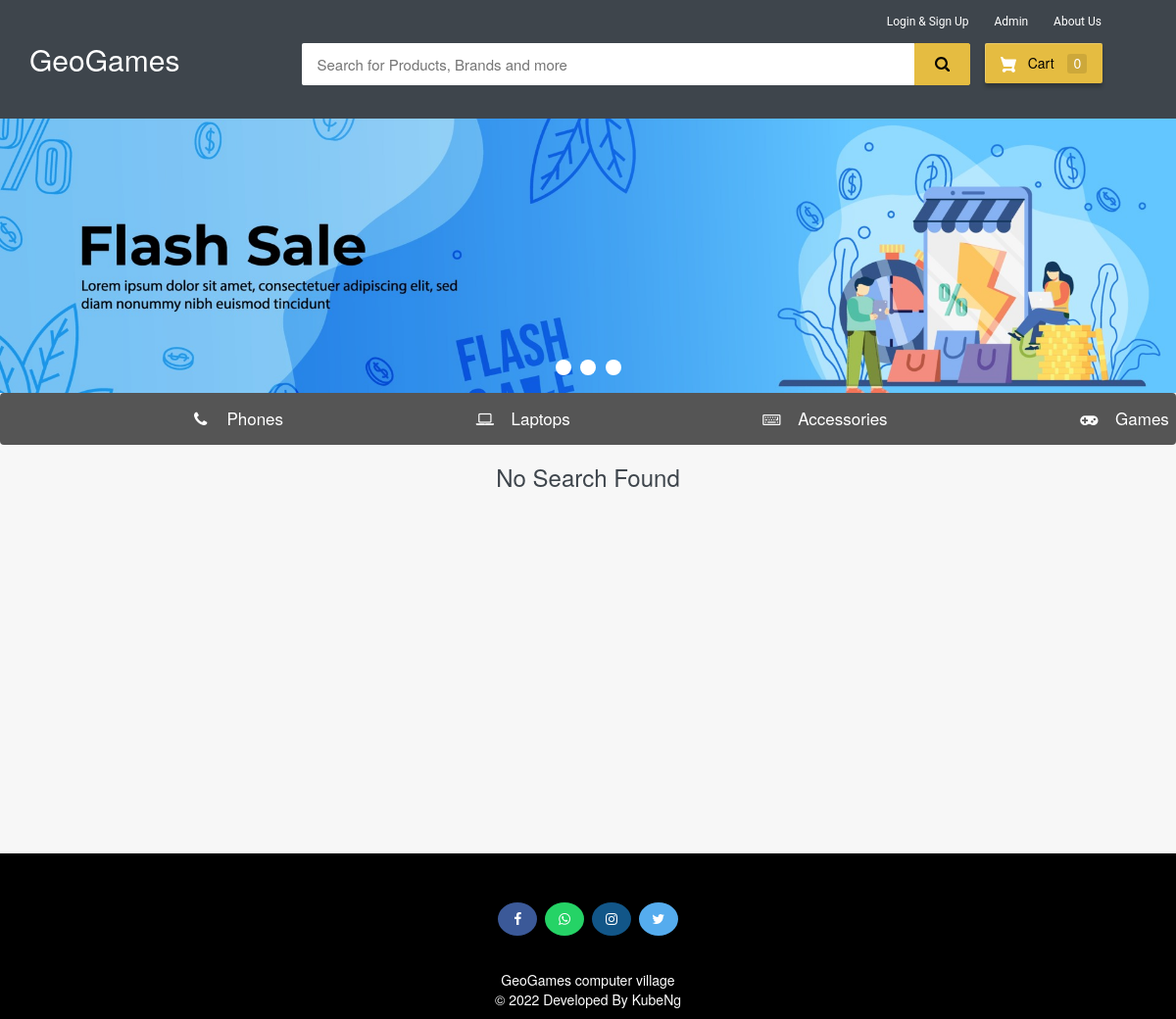
Page /customer-laptop on the earlier database version.
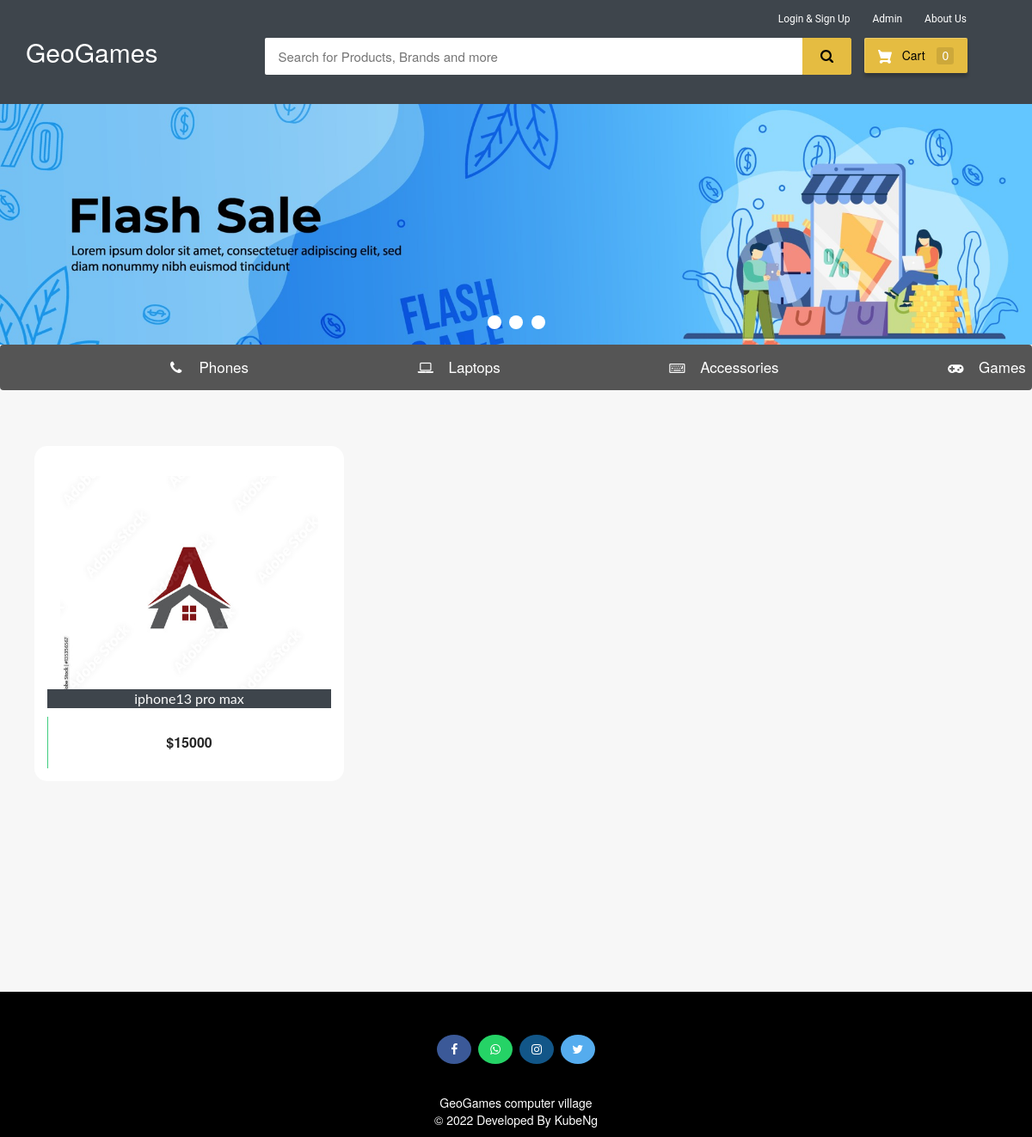
Same page on the later database version.
### ecom/models.py (models this page shows, shortened)
class Product_laptop(models.Model):
    name=models.CharField(max_length=40)
    product_image= models.ImageField(upload_to='product_image/',null=True,blank=True)
    price = models.PositiveIntegerField()
    description=models.CharField(max_length=40)

### ecom/views.py (the view)
# urls.py: path('customer-laptop', views.customer_home_view_laptop,name='customer-laptop'),
def customer_home_view_laptop(request):
    product_laptop=models.Product_laptop.objects.all()
    if 'product_ids' in request.COOKIES:
        product_ids = request.COOKIES['product_ids']
        counter=product_ids.split('|')
        product_count_in_cart=len(set(counter))
    else:
        product_count_in_cart=0
    return render(request,'ecom/customer_laptop.html',{'product_laptop':product_laptop,'product_count_in_cart':product_count_in_cart})

### templates/ecom/customer_laptop.html (shortened to what this page needs)
{% extends 'ecom/homebase.html' %}
{% load static %}
{% block content %}
<div class="row">
  <div class="col-md-12">
    <div class="slider-container">
      <div class="menu">
        <label for="slide-dot-1"></label>
        <label for="slide-dot-2"></label>
        <label for="slide-dot-3"></label>
      </div>
        <div class="slide slide-1"></div>
    </div>
  </div>
</div>
{% include "ecom/tab.html" %}
{%if product_laptop%}
<br>
  <div class="row">
      {% for p in product_laptop %}
      <div class="column">
      <div class="container page-wrapper" style="width: 450px;">
        <div class="page-inner">
          <div class="row">
            <div class="el-wrapper">
              <div class="box-up">
                <img class="img" src="{% static p.product_image.url %}" alt="product pic" height="300px" width="300px">
                <div class="img-info">
                  <div class="info-inner">
                    <span style="background-color:#3e454c; color:fbfbfb;"class="p-company">{{p.name}}</span>
                  </div>
                </div>
              </div>
              <div class="box-down">
                <a class="cart" href="{% url 'add-to-cart' p.id  %}">
                  <span class="price">${{p.price}}</span>
                  <span class="add-to-cart">
                    <span class="txt"><i class="fa fa-shopping-cart"></i> Add To Cart</span>
                  </span>
                </a>
              </div>
            </div>
          </div>
        </div>
      </div>
      </div>
  {% endfor %}
</div>
{%else%}
<h3 style="text-align:center; color:#3E454C;">No Search Found</h3>
{%endif%}
<br><br><br>
<br><br><br><br><br><br><br><br><br><br><br><br>
{% endblock content %}

### templates/ecom/homebase.html (shortened to what this page needs)
<html>
{% load static %}
<head>
<link rel="stylesheet" href="https://maxcdn.bootstrapcdn.com/bootstrap/3.3.0/css/bootstrap.min.css">
<link rel="stylesheet" href="https://maxcdn.bootstrapcdn.com/font-awesome/4.7.0/css/font-awesome.min.css">
</head>
<body>
  {%if request.user.is_authenticated%}
    {% include "ecom/customer_navbar.html" %}
  {%else%}
  <div id="navbar">
    <div class="container">
        <div class="row row1">
            <ul class="largenav pull-right">
              <li class="upper-links dropdown"><a class="links" href="">Login & Sign Up</a>
              </li>
                <li class="upper-links"><a class="links" href="/adminclick">Admin</a></li>
                <li class="upper-links"><a class="links" href="/aboutus">About Us</a></li>
            </ul>
        </div>
        <div class="row row2">
            <div class="col-sm-3">
                <h2 style="margin:0px;"><a style="text-decoration:none; color:white;" href="/"><span class="largenav">GeoGames </span></a></h2>
            </div>
            <div class="navbar-search smallsearch col-sm-7 col-xs-11">
              <form  action="/search" method="get">
                <div class="row"> <input class="navbar-input col-xs-11" type="search" placeholder="Search for Products, Brands and more" name="query" id="query">
                  <button class="navbar-button col-xs-1" type="submit">
                  </button>
                </div>
              </form>
            </div>
            <div class="cart1 largenav col-sm-2"> <a class="cart-button" href="/cart">  Cart <span class="item-number ">{{ product_count_in_cart }}</span> </a> </div>
        </div>
    </div>
</div>
  {%endif%}
{% block content %}
{% endblock content %}
<br><br><br>
<footer>
  <br>
  <p>
    <a href="#" class="fa fa-facebook"></a>
    <a href="#" class="fa fa-whatsapp"></a>
    <a href="#" class="fa fa-instagram"></a>
    <a href="#" class="fa fa-twitter"></a>
  </p>
  <br>
  <div class="container">
    <div class="row">
      <div class="col-md-12 col-sm-12">
        <div style="color:#ffffff;" class="wow fadeInUp footer-copyright">
          <p>GeoGames computer village<br>
            &copy; 2022 Developed By KubeNg </p>
        </div>
      </div>
    </div>
  </div>
</footer>
</body>
</html>

### templates/ecom/tab.html (shortened to what this page needs)
<!DOCTYPE html>
<html lang="en">
<head>
    <link rel="stylesheet" href="https://cdnjs.cloudflare.com/ajax/libs/font-awesome/4.7.0/css/font-awesome.min.css">
</head>
<body>
  <div class="navbar">
    <a class="active" href="/customer-phone"><i class="fa fa-phone"></i> Phones</a>
    <a href="/customer-laptop"><i class="fa fa-laptop"></i> Laptops</a>
    <a href="/customer-part"><i class="fa fa-keyboard-o"></i> Accessories </a>
    <a href="/customer-game"><i class="fa fa-gamepad"></i> Games</a>
  </div>
</body>
</html>

### templates/ecom/homebase.html (style rules this page uses)
body { background-color: #f7f7f7; }
#navbar { background-color: #3e454c; color: black; }
.row1 { padding-top: 10px; padding-right: 50px }
.row2 { padding-bottom: 20px }
.navbar-input { padding: 11px 16px; border-radius: 2px 0 0 2px; border: 0 none; outline: 0 none; font-size: 15px }
.navbar-button { background-color: #e5bc41; border: 1px solid #e5bc41; border-radius: 0 2px 2px 0; color: #565656; padding: 10px 0; height: 43px; cursor: pointer }
.cart-button { background-color: #E5BC41; box-shadow: 0 4px 4px 0 rgba(0, 0, 0, .23), inset 1px 1px 0 0 hsla(0, 0%, 100%, .2); padding: 10px 0; text-align: center; height: 41px; border-radius: 2px; font-weight: 500; width: 120px; display: inline-block; color: #FFFFFF; text-decoration: none; color: inherit; border: none; outline: none }
.cart-svg { display: inline-block; width: 16px; height: 16px; vertical-align: middle; margin-right: 8px }
.item-number { border-radius: 3px; background-color: rgba(0, 0, 0, .1); height: 20px; padding: 3px 6px; font-weight: 500; display: inline-block; color: #fff; line-height: 12px; margin-left: 10px }
.upper-links { display: inline-block; padding: 0 11px; line-height: 23px; font-family: 'Roboto', sans-serif; letter-spacing: 0; color: inherit; border: none; outline: none; font-size: 12px }
.dropdown { position: relative; display: inline-block; margin-bottom: 0px }
.links { color: #fff; text-decoration: none }
.largenav { display: none }
.smallsearch { margin-left: 15px; margin-top: 15px }
.menu { cursor: pointer }
footer { padding: 0px 0px 0px 0px; background-color: black; margin: 0px; }
.fa { padding: 10px; font-size: 23px; width: 40px; text-align: center; text-decoration: none; margin: 5px 2px; border-radius: 50%; }
.fa-facebook { background: #3B5998; color: white; margin-top: 30px; }
.fa-whatsapp { background: #25d366; color: white; }
.fa-twitter { background: #55ACEE; color: white; }
.fa-instagram { background: #125688; color: white; }
p { text-align: center; }
a { border-radius: 50px }
@media screen and (min-width: 768px) { .largenav { display: block } }
@media screen and (min-width: 768px) { .smallsearch { margin: 0px } }

### templates/ecom/tab.html (style rules this page uses)
.navbar { width: 100%; background-color: #555; overflow: auto; }
.navbar a { float: left; text-align: center; padding: 2px; color: white; text-decoration: none; font-size: 17px; margin-left: 15%; }

Differences in the rows shown:
added Product_laptop: product_image (picture), name "iphone13 pro max", price "15000"
Other differences:
text no longer shown: "No Search Found"
